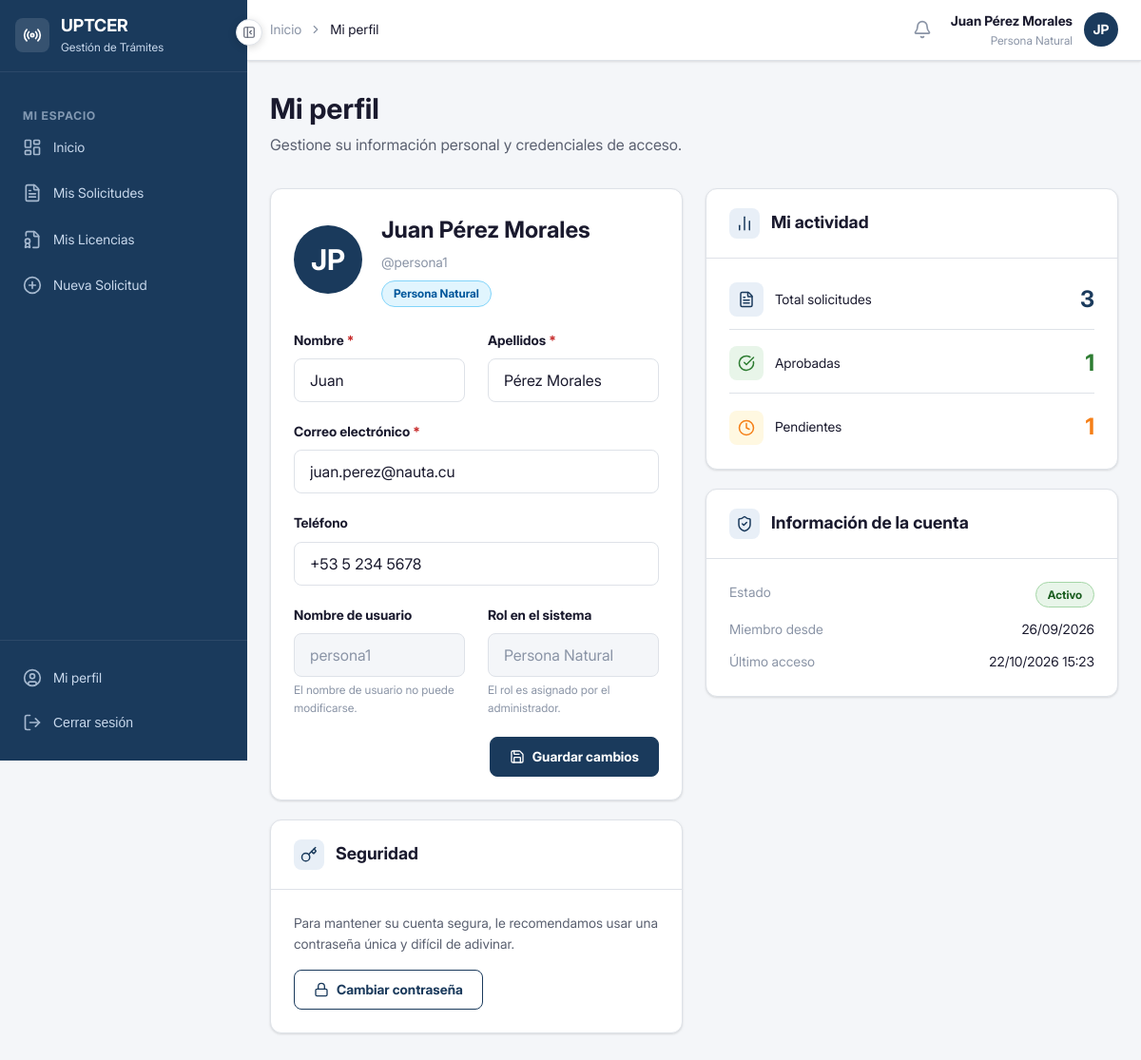
Page /acceso/perfil/ (signed in) on the earlier database version.
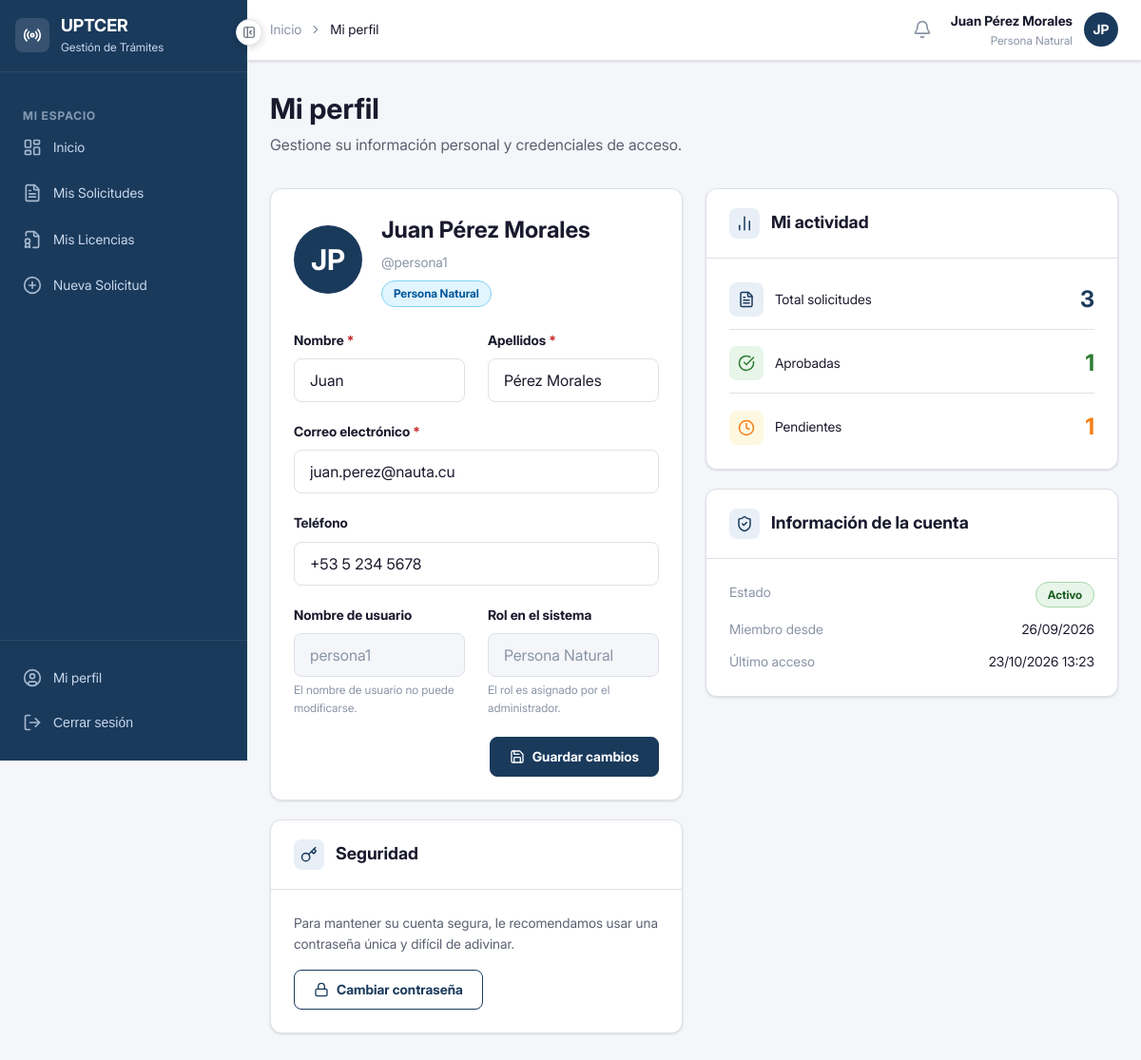
Same page on the later database version.
### apps/accounts/models.py (models this page shows, shortened)
class Usuario(AbstractBaseUser, PermissionsMixin):
    ROL_PERSONA_NATURAL      = 'persona_natural'
    ROL_ESPECIALISTA_RADIOFARO = 'especialista_radiofaro'
    ROL_ESPECIALISTA_MOVIL     = 'especialista_movil'
    ROL_ESPECIALISTA_MARITIMO  = 'especialista_maritimo'
    ROL_ESPECIALISTA_INTERNET  = 'especialista_internet'
    ROL_ESPECIALISTA_SUPERIOR  = 'especialista_superior'
    ROL_ADUANA               = 'aduana'
    ROL_DIRECTIVO            = 'directivo'
    ROLES = [
        (ROL_PERSONA_NATURAL,        'Persona Natural'),
        (ROL_ESPECIALISTA_RADIOFARO, 'Especialista Radiofaro'),
        (ROL_ESPECIALISTA_MOVIL,     'Especialista Móvil'),
        (ROL_ESPECIALISTA_MARITIMO,  'Especialista Marítimo'),
        (ROL_ESPECIALISTA_INTERNET,  'Especialista Internet'),
        (ROL_ESPECIALISTA_SUPERIOR,  'Especialista Superior'),
        (ROL_ADUANA,                 'Aduana'),
        (ROL_DIRECTIVO,              'Directivo'),
    ]
    username        = models.CharField('Usuario', max_length=150, unique=True)
    email           = models.EmailField('Correo electrónico', unique=True)
    nombre          = models.CharField('Nombre', max_length=100)
    apellidos       = models.CharField('Apellidos', max_length=100)
    rol             = models.CharField('Rol', max_length=30, choices=ROLES, default=ROL_PERSONA_NATURAL)
    telefono        = models.CharField('Teléfono', max_length=20, blank=True)
    activo          = models.BooleanField('Activo', default=True)
    fecha_registro  = models.DateTimeField('Fecha de registro', auto_now_add=True)
    is_active       = models.BooleanField(default=True)
    is_staff        = models.BooleanField(default=False)
    objects = UsuarioManager()
    USERNAME_FIELD  = 'username'
    REQUIRED_FIELDS = ['email', 'nombre', 'apellidos']
    class Meta:
        verbose_name        = 'Usuario'
        verbose_name_plural = 'Usuarios'
        ordering            = ['apellidos', 'nombre']
    def get_nombre_completo(self):
        return f'{self.nombre} {self.apellidos}'
    @property
    def es_persona_natural(self):
        return self.rol == self.ROL_PERSONA_NATURAL
    @property
    def es_especialista_superior(self):
        return self.rol == self.ROL_ESPECIALISTA_SUPERIOR
    @property
    def es_especialista_base(self):
        return self.rol in [
            self.ROL_ESPECIALISTA_RADIOFARO,
            self.ROL_ESPECIALISTA_MOVIL,
            self.ROL_ESPECIALISTA_MARITIMO,
            self.ROL_ESPECIALISTA_INTERNET,
        ]
    @property
    def es_aduana(self):
        return self.rol == self.ROL_ADUANA
    @property
    def es_directivo(self):
        return self.rol == self.ROL_DIRECTIVO

### apps/accounts/views.py (the view)
# urls.py: path('perfil/',                         views.perfil,                   name='perfil'),
@never_cache
@login_required
def perfil(request):
    usuario = request.user
    if request.method == 'POST':
        form = FormularioEditarPerfil(request.POST, instance=usuario)
        if form.is_valid():
            form.save()
            messages.success(request, 'Su perfil ha sido actualizado correctamente.')
            return redirect('accounts:perfil')
        else:
            messages.error(request, 'Por favor corrija los errores en el formulario.')
    else:
        form = FormularioEditarPerfil(instance=usuario)
    stats = Solicitud.objects.filter(solicitante=usuario).aggregate(
        total=Count('id'),
        aprobadas=Count('id', filter=Q(estado=Solicitud.ESTADO_APROBADA)),
        pendientes=Count('id', filter=Q(estado__in=[
            Solicitud.ESTADO_ENVIADA,
            Solicitud.ESTADO_EN_REVISION
        ])),
    )
    return render(request, 'accounts/perfil.html', {
        'form':    form,
        'usuario': usuario,
        'estadisticas': {
            'total':      stats['total'],
            'aprobadas':  stats['aprobadas'],
            'pendientes': stats['pendientes'],
        }
    })

### apps/accounts/forms.py
class FormularioEditarPerfil(forms.ModelForm):
    class Meta:
        model  = Usuario
        fields = ['nombre', 'apellidos', 'email', 'telefono']
        labels = {
            'nombre':    'Nombre',
            'apellidos': 'Apellidos',
            'email':     'Correo electrónico',
            'telefono':  'Teléfono',
        }
        widgets = {
            'nombre':    forms.TextInput(attrs={'class': 'campo-input'}),
            'apellidos': forms.TextInput(attrs={'class': 'campo-input'}),
            'email':     forms.EmailInput(attrs={'class': 'campo-input'}),
            'telefono':  forms.TextInput(attrs={'class': 'campo-input', 'placeholder': '+53 5 000 0000'}),
        }

### apps/core/context_processors.py (called while the page is built)
def static_version(request):
    return {
        'STATIC_VERSION': settings.STATIC_VERSION,
    }

### templates/accounts/perfil.html (shortened to what the changed rows need)
{% extends 'base/base.html' %}
{% block contenido %}
<div class="pagina-cabecera">
  <h1 class="pagina-titulo">Mi perfil</h1>
</div>
<div class="grid-2">
  <div style="display:flex;flex-direction:column;gap:var(--espacio-5);">
    <div class="tarjeta">
      <div class="tarjeta-cuerpo">
        <div style="display:flex;align-items:center;gap:var(--espacio-5);margin-bottom:var(--espacio-6);">
          <div style="width:72px;height:72px;border-radius:50%;background-color:var(--color-primario);display:flex;align-items:center;justify-content:center;color:white;font-size:var(--texto-2xl);font-weight:var(--peso-bold);flex-shrink:0;">
            {{ usuario.nombre|first|upper }}{{ usuario.apellidos|first|upper }}
          </div>
          <div>
            <div style="font-size:var(--texto-xl);font-weight:var(--peso-bold);color:var(--color-texto-principal);">
              {{ usuario.get_nombre_completo }}
            </div>
            <div style="font-size:var(--texto-sm);color:var(--color-texto-muted);margin-top:var(--espacio-1);">
              @{{ usuario.username }}
            </div>
            <div style="margin-top:var(--espacio-2);">
              <span class="badge badge-info">{{ usuario.get_rol_display }}</span>
            </div>
          </div>
        </div>
        <form method="post" novalidate>
          <div class="grid-2">
            <div class="campo-grupo">
              <label class="campo-etiqueta requerido">{{ form.nombre.label }}</label>
              {{ form.nombre }}
            </div>
            <div class="campo-grupo">
              <label class="campo-etiqueta requerido">{{ form.apellidos.label }}</label>
              {{ form.apellidos }}
            </div>
          </div>
          <div class="campo-grupo">
            <label class="campo-etiqueta requerido">{{ form.email.label }}</label>
            {{ form.email }}
          </div>
          <div class="campo-grupo">
            <label class="campo-etiqueta">{{ form.telefono.label }}</label>
            {{ form.telefono }}
          </div>
          <div class="grid-2">
            <div class="campo-grupo">
              <label class="campo-etiqueta">Nombre de usuario</label>
              <input type="text" class="campo-input" value="{{ usuario.username }}" disabled
                style="background-color:var(--color-fondo);color:var(--color-texto-muted);">
              <p class="campo-ayuda">El nombre de usuario no puede modificarse.</p>
            </div>
            <div class="campo-grupo">
              <label class="campo-etiqueta">Rol en el sistema</label>
              <input type="text" class="campo-input" value="{{ usuario.get_rol_display }}" disabled
                style="background-color:var(--color-fondo);color:var(--color-texto-muted);">
              <p class="campo-ayuda">El rol es asignado por el administrador.</p>
            </div>
          </div>
        </form>
      </div>
    </div>
    <div class="tarjeta">
      <div class="tarjeta-cabecera">
        <div style="display:flex;align-items:center;gap:var(--espacio-3);">
          <h2 class="tarjeta-titulo">Seguridad</h2>
        </div>
      </div>
    </div>
  </div>
  <div style="display:flex;flex-direction:column;gap:var(--espacio-5);">
    <div class="tarjeta">
      <div class="tarjeta-cabecera">
        <div style="display:flex;align-items:center;gap:var(--espacio-3);">
          <h2 class="tarjeta-titulo">Mi actividad</h2>
        </div>
      </div>
    </div>
    <div class="tarjeta">
      <div class="tarjeta-cabecera">
        <div style="display:flex;align-items:center;gap:var(--espacio-3);">
          <h2 class="tarjeta-titulo">Información de la cuenta</h2>
        </div>
      </div>
      <div class="tarjeta-cuerpo">
        <div style="display:flex;flex-direction:column;gap:var(--espacio-3);">
          <div style="display:flex;justify-content:space-between;">
            <span style="font-size:var(--texto-sm);color:var(--color-texto-muted);">Miembro desde</span>
            <span style="font-size:var(--texto-sm);">{{ usuario.fecha_registro|date:"d/m/Y" }}</span>
          </div>
          <div style="display:flex;justify-content:space-between;">
            <span style="font-size:var(--texto-sm);color:var(--color-texto-muted);">Último acceso</span>
            <span style="font-size:var(--texto-sm);">
              {% if usuario.last_login %}
                {{ usuario.last_login|date:"d/m/Y H:i" }}
              {% else %}
                —
              {% endif %}
            </span>
          </div>
        </div>
      </div>
    </div>
  </div>
</div>
{% endblock %}

### templates/base/base.html (shortened to what the changed rows need)
<!DOCTYPE html>
<html lang="es">
<head>
  {% load static %}
  <link rel="stylesheet" href="{% static 'css/global.css' %}?v={{ STATIC_VERSION }}">
  <link rel="stylesheet" href="{% static 'css/toast.css' %}">
  <link rel="stylesheet" href="{% static 'css/modal.css' %}">
  <link rel="stylesheet" href="{% static 'css/componentes.css' %}">
  <link rel="stylesheet" href="{% static 'css/fonts.css' %}">
</head>
<body>
<div class="layout-wrapper">
  <div class="layout-main">
    <header class="layout-navbar">
      <div style="display:flex;align-items:center;gap:var(--espacio-3);">
        <a href="{% url 'notificaciones:lista' %}"
          id="btn-notificaciones"
          style="position:relative;width:36px;height:36px;border-radius:var(--radio-md);display:flex;align-items:center;justify-content:center;color:var(--color-texto-muted);background:transparent;border:none;cursor:pointer;text-decoration:none;transition:var(--transicion-rapida);"
          onmouseenter="this.style.background='var(--color-fondo)';this.style.color='var(--color-texto-principal)'"
          onmouseleave="this.style.background='transparent';this.style.color='var(--color-texto-muted)'"
          title="Notificaciones"
        >
          <i data-lucide="bell" style="width:20px;height:20px;"></i>
        </a>
        <div style="text-align:right;">
          <div style="font-size:var(--texto-sm);font-weight:var(--peso-semi);color:var(--color-texto-principal);">
            {{ user.get_nombre_completo }}
          </div>
          <div style="font-size:var(--texto-xs);color:var(--color-texto-muted);">
            {{ user.get_rol_display }}
          </div>
        </div>
        <div style="width:36px;height:36px;border-radius:50%;background-color:var(--color-primario);display:flex;align-items:center;justify-content:center;color:white;font-size:var(--texto-sm);font-weight:var(--peso-bold);">
          {{ user.nombre|first|upper }}{{ user.apellidos|first|upper }}
        </div>
      </div>
    </header>
    <main class="layout-contenido">
      {% block contenido %}{% endblock %}
    </main>
  </div>
</div>
</body>
</html>

Differences in the rows shown:
changed Usuario "Juan Pérez Morales": last_login "22/10/2026 15:23" → "23/10/2026 13:23"
